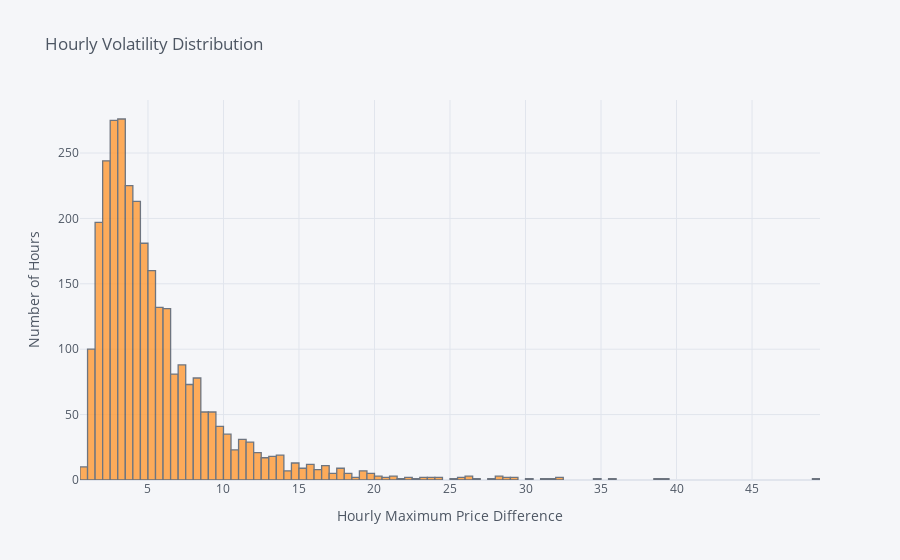

The cell this chart's notebook holds for it:
### Markdown cell above
__________________________![image.png](attachment:51e601ca-0e8a-494b-8828-90b684f8e9b6.png)

### Code cell
Ask_1h_2024[['Volatility']].iplot(
    kind='hist',
    barmode='overlay',
    xTitle='Hourly Maximum Price Difference',
    yTitle='Number of Hours',
    title='Hourly Volatility Distribution'
)

### Figure 1 — Plotly figure (JSON) as saved in the notebook; plotly's stock layout.template omitted (floating-point values rounded to 4 significant figures; data arrays with more than 128 entries replaced by an {"elided": "..."} marker saying what was removed)
{"data": [{"histfunc": "count", "histnorm": "", "marker": {"color": "rgba(255, 153, 51, 1.0)", "line": {"color": "#4D5663", "width": 1.3}}, "name": "Volatility", "opacity": 0.8, "orientation": "v", "type": "histogram", "x": {"elided": "2938 float values"}}], "layout": {"autosize": true, "barmode": "overlay", "legend": {"bgcolor": "#F5F6F9", "font": {"color": "#4D5663"}}, "paper_bgcolor": "#F5F6F9", "plot_bgcolor": "#F5F6F9", "title": {"font": {"color": "#4D5663"}, "text": "Hourly Volatility Distribution"}, "xaxis": {"autorange": true, "gridcolor": "#E1E5ED", "range": [0.5, 49.5], "showgrid": true, "tickfont": {"color": "#4D5663"}, "title": {"font": {"color": "#4D5663"}, "text": "Hourly Maximum Price Difference"}, "type": "linear", "zerolinecolor": "#E1E5ED"}, "yaxis": {"autorange": true, "gridcolor": "#E1E5ED", "range": [0, 290.5], "showgrid": true, "tickfont": {"color": "#4D5663"}, "title": {"font": {"color": "#4D5663"}, "text": "Number of Hours"}, "zerolinecolor": "#E1E5ED"}}}
